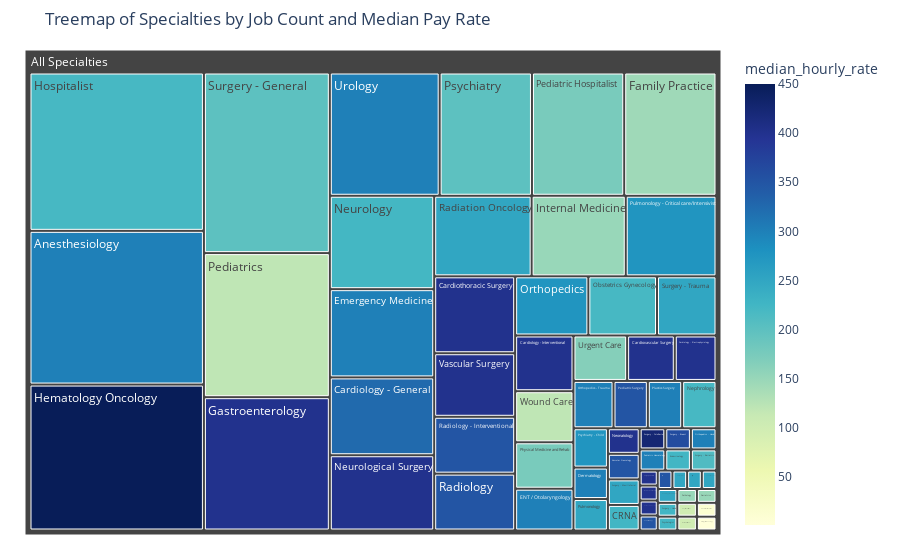

Notebook cell for this chart:
### Markdown cell above
# 3. Pay Rate Analysis by Specialty

Now, I will analyze which medical specialties have the highest pay rates. I will filter for jobs that have pay rate data, group them by specialty, and visualize the average daily rate.

### Code cell
# Filter for jobs where an hourly rate is available
df_with_rates = df.dropna(subset=['rate_hourly'])

if not df_with_rates.empty:
    # Group by specialty and calculate the median hourly rate and job count
    specialty_pay = df_with_rates.groupby('specialty').agg(
        median_hourly_rate=('rate_hourly', 'median'),
        job_count=('job_id', 'count')
    ).sort_values(by='median_hourly_rate', ascending=False).reset_index()

    print(f"\nFound {len(specialty_pay)} unique specialties with pay data.")
    
    #Visualization: Treemap of All Specialties 
    
    # Prepare the data by defining the parent-child relationship
    treemap_data = specialty_pay.copy()
    treemap_data['parent'] = 'All Specialties' # Assign a common parent
    
    # Create the figure using the 'names' and 'parents' arguments
    fig = px.treemap(
        treemap_data,
        names='specialty',
        parents='parent',
        values='job_count',
        color='median_hourly_rate',
        color_continuous_scale='YlGnBu',
        title='Treemap of Specialties by Job Count and Median Pay Rate'
    )

    fig.update_layout(margin = dict(t=50, l=25, r=25, b=25))
    fig.update_traces(
        # Customize the hover text for clarity
        hovertemplate='<b>%{label}</b><br>Job Count: %{value}<br>Median Hourly Rate: $%{color:.2f}<extra></extra>'
    )
    fig.show()

else:
    print("No jobs with pay rate data found to analyze.")

### Figure 1 — Plotly figure (JSON) as saved in the notebook; plotly's stock layout.template omitted (floating-point values rounded to 4 significant figures)
{"data": [{"domain": {"x": [0, 1], "y": [0, 1]}, "hovertemplate": "<b>%{label}</b><br>Job Count: %{value}<br>Median Hourly Rate: $%{color:.2f}<extra></extra>", "labels": ["Hematology Oncology", "Surgery - ColoRectal", "Surgery - Thoracic", "Maternal Fetal Medicine", "Neurological Surgery", "Gastroenterology - Hepatology", "Gastroenterology", "Vascular Surgery", "Neonatology", "Cardiovascular Surgery", "Cardiothoracic Surgery", "Cardiology - Interventional", "Cardiology - Electrophysiology", "Surgery - Breast", "Pediatric Urology", "Pediatric Surgery", "Vascular Neurology", "Radiology - Interventional", "Radiology", "Pediatric Gastroenterology", "Cardiology - General", "Orthopedics - Hand", "Orthopedics - Trauma", "Dermatology", "Plastics Surgery", "Urology", "ENT / Otolaryngology", "Anesthesiology", "Pediatric Hematology", "Emergency Medicine", "Orthopedics", "Pulmonology - Critical care/Intensivist", "Psychiatry - Child", "Surgery - Trauma", "Infectious Disease", "Radiology - Mammography", "Radiation Oncology", "Pulmonology", "Surgery - Maxillofacial", "Pediatric Neurology", "Radiology - Neuroradiology", "CRNA", "Surgery - Hand", "Psychologist", "Endocrinology", "Neurology", "Obstetrics Gynecology", "Nephrology", "Hospitalist", "Surgery - Bariatric", "Surgery - General", "Psychiatry", "Physical Medicine and Rehab", "Pediatric Hospitalist", "Urgent Care", "Pathology", "Geriatrics", "Internal Medicine", "Family Practice", "Wound Care", "Pediatrics", "Physician Assistant", "Nurse Practitioner", "Adolescent Medicine", "Allergy/Immunology"], "marker": {"coloraxis": "coloraxis", "colors": [450.0, 425.0, 400.0, 400.0, 400.0, 400.0, 400.0, 400.0, 400.0, 400.0, 400.0, 400.0, 400.0, 362.5, 350.0, 350.0, 350.0, 350.0, 350.0, 350.0, 325.0, 300.0, 300.0, 300.0, 300.0, 300.0, 300.0, 300.0, 300.0, 300.0, 275.0, 275.0, 275.0, 250.0, 250.0, 250.0, 250.0, 250.0, 250.0, 250.0, 250.0, 225.0, 225.0, 225.0, 225.0, 222.5, 220.0, 220.0, 220.0, 212.5, 200.0, 200.0, 175.0, 175.0, 165.0, 150.0, 150.0, 150.0, 145.0, 120.0, 120.0, 100.0, 100.0, 13.0, 1.3]}, "name": "", "parents": ["All Specialties", "All Specialties", "All Specialties", "All Specialties", "All Specialties", "All Specialties", "All Specialties", "All Specialties", "All Specialties", "All Specialties", "All Specialties", "All Specialties", "All Specialties", "All Specialties", "All Specialties", "All Specialties", "All Specialties", "All Specialties", "All Specialties", "All Specialties", "All Specialties", "All Specialties", "All Specialties", "All Specialties", "All Specialties", "All Specialties", "All Specialties", "All Specialties", "All Specialties", "All Specialties", "All Specialties", "All Specialties", "All Specialties", "All Specialties", "All Specialties", "All Specialties", "All Specialties", "All Specialties", "All Specialties", "All Specialties", "All Specialties", "All Specialties", "All Specialties", "All Specialties", "All Specialties", "All Specialties", "All Specialties", "All Specialties", "All Specialties", "All Specialties", "All Specialties", "All Specialties", "All Specialties", "All Specialties", "All Specialties", "All Specialties", "All Specialties", "All Specialties", "All Specialties", "All Specialties", "All Specialties", "All Specialties", "All Specialties", "All Specialties", "All Specialties"], "type": "treemap", "values": [94, 2, 1, 1, 29, 1, 62, 19, 3, 8, 23, 12, 7, 2, 1, 6, 3, 17, 17, 1, 30, 2, 7, 4, 6, 50, 9, 99, 2, 34, 16, 27, 5, 13, 1, 1, 29, 4, 3, 1, 1, 3, 1, 1, 2, 36, 15, 6, 102, 2, 84, 42, 10, 42, 9, 1, 1, 28, 42, 11, 67, 1, 1, 1, 1]}], "layout": {"coloraxis": {"colorbar": {"title": {"text": "median_hourly_rate"}}, "colorscale": [[0, "rgb(255,255,217)"], [0.125, "rgb(237,248,177)"], [0.25, "rgb(199,233,180)"], [0.375, "rgb(127,205,187)"], [0.5, "rgb(65,182,196)"], [0.625, "rgb(29,145,192)"], [0.75, "rgb(34,94,168)"], [0.875, "rgb(37,52,148)"], [1, "rgb(8,29,88)"]]}, "legend": {"tracegroupgap": 0}, "margin": {"b": 25, "l": 25, "r": 25, "t": 50}, "title": {"text": "Treemap of Specialties by Job Count and Median Pay Rate"}}}
